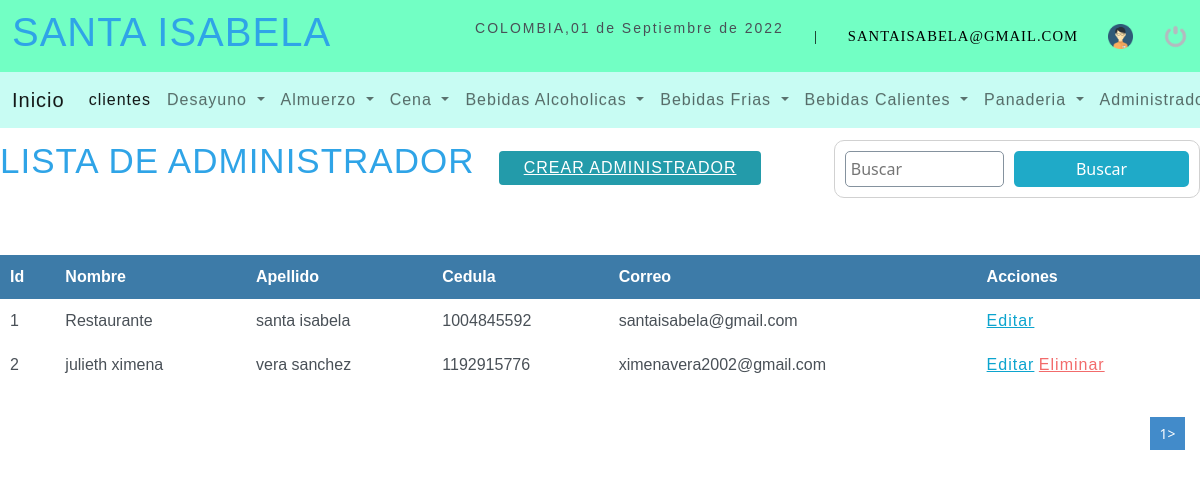
Page /sistema/Listar_Administrador.php (signed in) on the committed database.
### tables this page shows
CREATE TABLE `administrador` (
  `id_admin` int(10) NOT NULL,
  `nombre` varchar(50) NOT NULL,
  `apellido` varchar(50) NOT NULL,
  `cedula` int(11) NOT NULL,
  `correo` varchar(150) NOT NULL,
  `clave` varchar(300) NOT NULL,
  `estatus` int(11) NOT NULL DEFAULT '1'
);

### sistema/Listar_Administrador.php (the view, shortened to what this page needs)
<?php
include '../conexion.php';
?>
<!DOCTYPE html>
<html lang="es">
<head>
	<?php include "includes/scripts.php";?>
     <link rel="stylesheet" type="text/css" href="css/listar_administrador.css">
</head>
<body>
<?php include "includes/header.php";?>
	<section id="container">
    <h1>LISTA DE ADMINISTRADOR</h1>
    <a href="Registro_Administrador.php" class="btn_new"> CREAR ADMINISTRADOR</a>
    <form action="Buscar_Administrador.php" method="get" class="form-search">
        <input type="text" name="busqueda" id="busqueda" placeholder="Buscar" >
        <input type="submit" value="Buscar" class="btn_search">
    </form>
    <table>
        <tr>
            <th>Id</th>
            <th>Nombre</th>
            <th>Apellido</th>
            <th>Cedula</th>
            <th>Correo</th>
            <th>Acciones</th>
         </tr>
         <?php
         $sql_register=mysqli_query($conexion,"SELECT COUNT(*) as total_registro FROM administrador WHERE estatus=1");
         $result_register=mysqli_fetch_array($sql_register);
         $total_registro=$result_register['total_registro'];
         $por_pagina=5;
         if(empty($_GET['pagina']))
         {
             $pagina=1;
         }else{
             $pagina=$_GET['pagina'];
         }
         $desde=($pagina-1)*$por_pagina;
         $total_paginas=ceil($total_registro/$por_pagina);
         $query=mysqli_query($conexion,"SELECT id_admin,nombre,apellido,cedula,correo,clave FROM administrador  WHERE estatus=1 ORDER BY id_admin ASC LIMIT $desde,$por_pagina");
         $result=mysqli_num_rows($query);
         if($result >0){
             while($data=mysqli_fetch_array($query)){
           ?>
         <tr>
             <td><?php echo $data["id_admin"];?></td>
             <td><?php echo $data["nombre"];?></td>
             <td><?php echo $data["apellido"];?></td>
             <td><?php echo $data["cedula"];?></td>
             <td><?php echo $data["correo"];?></td>
             <td>
                 <a  class="link_edit" href="Editar_Administrador.php?id=<?php echo $data["id_admin"];?>">Editar</a>
                 <?php if($data["id_admin"]!=1){ ?>
                 <a class="link_delete" href="Eliminar_Administrador.php?id=<?php echo $data["id_admin"];?>">Eliminar</a>
                 <?php }?>
             </td>
         </tr>
 <?php
        }
    }
    ?>
    </table>
    <div class="paginador">
        <ul>
        <?php
        for($i=1; $i <=$total_paginas; $i++){
            if($i==$pagina)
            {
                echo '<li class="pageSelected">'.$i.'></li>';
            }else{
                echo '<li><a href="?pagina='.$i.'">'.$i.'</a></li>';
            }
        }
        ?>
        </ul>
    </div>
	</section>
</body>
</html>

### sistema/css/header.css (style rules this page uses)
* { margin: 0; padding: 0; box-sizing: border-box; }
body { background: #ededed; }
h1, h2, h3, h4, h5, h6 { font-family: 'arial'; font-weight: bold; letter-spacing: 1px; }
h1 { font-size: 26px; }
a { text-decoration: none; font-family: arial; letter-spacing: 1px; }

### sistema/css/registrar.css (style rules this page uses)
* { margin:0px; padding: 0px; box-sizing:border-box; }
form { background:#fff ; margin:auto ; padding: 20px 50px; border: 1px solid #d1d1d1; }
input,select { display: block; width: 100%; font-size: 11pt; padding: 5px; border: 1px solid #85929e; border-radius: 5px; }

### sistema/css/listar_administrador.css (style rules this page uses)
* { margin: 0; padding: 0; box-sizing: border-box; }
#container h1 { margin-top: 140px; font-size:35px ; display: inline-block; }
.btn_new { display: inline-block; background: #239baa; color: #fff; padding: 5px 25px; border-radius: 4px; margin: 20px; }
table { margin-top: 50px; border-collapse: collapse; font-size: 12pt; font-family: 'arial'; width: 100%; }
table th { text-align: left; padding: 10px; background: #3d7ba8; color:#fff; }
table tr:nth-child(odd) { background: #fff; }
table td { padding: 10px; }
.link_edit { color: #0ca4ce; }
.link_delete { color: #f26b6b; }
.paginador ul { padding: 15px; list-style: none; background: #fff; margin-top: 15px; display: -webkit-flex; display: -moz-flex; display: -ms-flex; display: -o-flex; display: flex; justify-content: flex-end; }
.paginador a,.pageSelected { color: #428bca; border: 1px solid #ddd; padding: 5px; display: inline-block; font-size: 14px; text-align: center; width: 35px; }
.pageSelected { color: #fff; background: #428bca; border: 1px solid #428bca; }
.form-search { margin-top: 140px; display: -webkit-flex; display: -moz-flex; display: -ms-flex; display: -o-flex; display: flex; float: right; background: initial; padding: 10px; border-radius: 10px; }
.form-search .btn_search { background: #1faac8; color: #fff; padding: 0 20px; border: 0; cursor: pointer; margin-left: 10px; }

### sistema/css/eliminar_administrador.css (style rules this page uses)
* { margin:0px; padding: 0px; box-sizing:border-box; }

### rows in the picture
administrador: id_admin "1", nombre "Restaurante", apellido "santa isabela", cedula "1004845592", correo "santaisabela@gmail.com"
administrador: id_admin "2", nombre "julieth ximena", apellido "vera sanchez", cedula "1192915776", correo "ximenavera2002@gmail.com"

### other values in the picture
fechac() "01 de Septiembre de 2022"
$_SESSION['correo'] "SANTAISABELA@GMAIL.COM"
